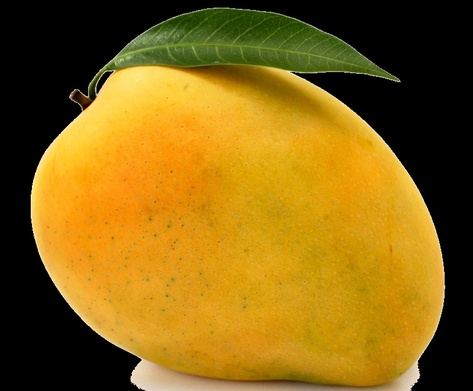
#> input picture pred_mango/image_tachnen/chin/1.jpg, 473 x 391 px, shrunk from 800 x 662 before the run, found by its file name; its folder holds 3 pictures in this run
$ jupyter execute model.ipynb
#> lines starting #> are read from the running program, lines starting #| are printed output that depends on the picture; after the words box and inside, x2 and y2 are one past the last pixel; in counts of white or black regions, pixels touching at a corner belong together; pictures that were not available may be replaced by others from this repository, and a replacement may not be noted
[cell 1]
from PIL import Image          # Xử lý ảnh (đọc, convert RGB)
import numpy as np             # Xử lý ma trận, số liệu
import matplotlib.pyplot as plt # Vẽ biểu đồ
import os                      # Làm việc với file & folder

# === Đường dẫn dataset (ảnh xoài đã tách nền) ===
base_dir = "/media/pphong/D:/ML & DL/ML/pred_mango/image_tachnen"

# Lưu giá trị trung bình kênh đỏ theo nhãn
red_means = {"chin": [], "song": []}

# === TÍNH MEAN CHO TỪNG ẢNH ===
for label in ["chin", "song"]:                         # Duyệt qua 2 thư mục: chin và song
    folder_path = os.path.join(base_dir, label)        # Đường dẫn thư mục
    for fname in os.listdir(folder_path):              # Duyệt qua từng ảnh
        if not fname.lower().endswith(('.jpg', '.png', '.jpeg')):
            continue                                   # Bỏ qua nếu không phải ảnh

        # Đọc ảnh và chuyển sang RGB
        img = Image.open(os.path.join(folder_path, fname)).convert("RGB")
#> img is the input picture: PIL image 473x391 RGB; mean R, G, B 135.4, 100.6, 19.3
        img_np = np.array(img)                         # Chuyển sang mảng numpy

        # Mask để bỏ nền đen (chỉ giữ vùng có xoài)
        mask = np.any(img_np > [0, 0, 0], axis=-1)
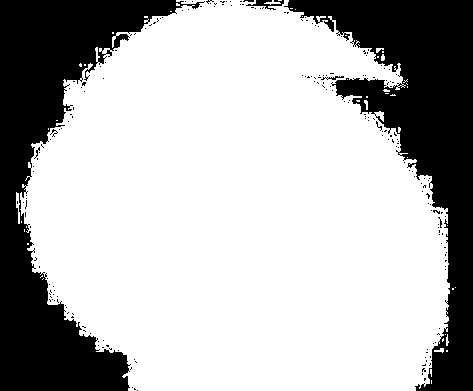
#> mask: shape (391, 473) bool; 70.9% white; 208 black regions (204 under 20 px), largest, box (x1, y1, x2, y2) and area: (0, 0, 205, 391) 27785, (284, 0, 473, 391) 25239, (246, 0, 284, 10) 157, (321, 76, 344, 80) 41

        # Lấy giá trị kênh đỏ trong vùng xoài
        red_values = img_np[:, :, 0][mask]

        if red_values.size > 0:                        # Nếu vùng xoài có dữ liệu
            red_mean = np.mean(red_values)             # Trung bình kênh đỏ
#> red_mean = 190.9
            red_means[label].append(red_mean)          # Lưu theo nhãn (chín / sống)

# === TÍNH NGƯỠNG PHÂN LOẠI ===
mean_chin = np.mean(red_means["chin"])                 # Trung bình xoài chín
mean_song = np.mean(red_means["song"])                 # Trung bình xoài sống
lamda = (mean_chin + mean_song) / 2                    # Ngưỡng trung bình

print(f"Ngưỡng phân loại (λ): {lamda:.2f}")

# === VẼ BIỂU ĐỒ ===
plt.figure(figsize=(8,4))

# Xoài chín (màu đỏ, y=1)
plt.scatter(red_means["chin"], [1]*len(red_means["chin"]),
            color="red", label="Xoài chín")

# Xoài sống (màu xanh lá, y=0)
plt.scatter(red_means["song"], [0]*len(red_means["song"]),
            color="green", label="Xoài sống")

# Vẽ đường ngưỡng
plt.axvline(x=lamda, color='black', linestyle='--', label=f'Ngưỡng = {lamda:.2f}')

# Cấu hình hiển thị
plt.yticks([0,1], ["Sống","Chín"])
plt.xlabel("Giá trị trung bình kênh ĐỎ (Red Mean)")
plt.title("Phân bố giá trị Red Mean của xoài sống/chín")
plt.legend()
plt.grid(True, axis="x")
plt.tight_layout()
plt.show()
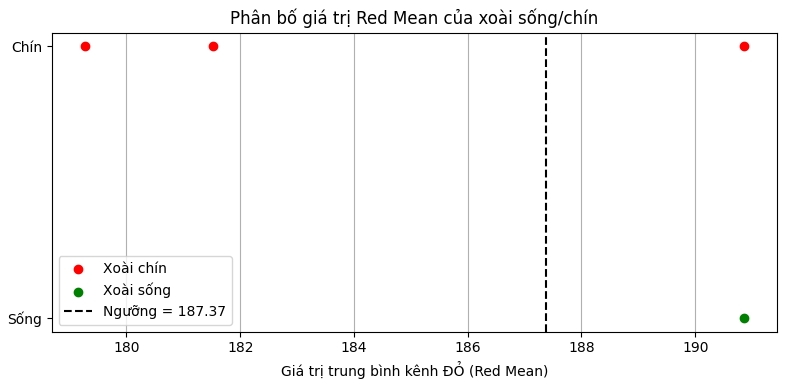
#> figure drawn by matplotlib, 1 panel

[cell 2]
# === TEST ẢNH CHƯA GÁN NHÃN ===
test_dir = "/media/pphong/D:/ML & DL/ML/pred_mango/image_test"
# Đường dẫn thư mục chứa ảnh test (chưa gán nhãn)

test_red_means = []   # Lưu giá trị red mean của ảnh test
test_labels = []      # Lưu kết quả phân loại (chín/sống)
test_files = []       # Lưu tên file test

for fname in os.listdir(test_dir):                       # Duyệt qua từng file trong thư mục test
    if not fname.lower().endswith(('.jpg', '.png', '.jpeg')):
        continue                                         # Nếu không phải ảnh thì bỏ qua

    # Đọc ảnh test
    img = Image.open(os.path.join(test_dir, fname)).convert("RGB")  # Mở ảnh & chuyển sang RGB
    img_np = np.array(img)                                           # Đưa về numpy array

    # Bỏ nền đen
    mask = np.any(img_np > [0,0,0], axis=-1)              # Giữ lại pixel khác [0,0,0]
    red_values = img_np[:,:,0][mask]                      # Lấy toàn bộ giá trị kênh đỏ trong vùng xoài

    if red_values.size > 0:                               # Nếu có pixel xoài
        rmean = np.mean(red_values)                       # Tính trung bình kênh đỏ
#> rmean = 190.9
        test_red_means.append(rmean)                      # Lưu giá trị red mean
        test_files.append(fname)                          # Lưu tên file

        # So sánh với ngưỡng để phân loại
        if rmean >= lamda:                                # Nếu red_mean lớn hơn ngưỡng
            test_labels.append("chin")                    # Dự đoán xoài chín
        else:
            test_labels.append("song")                    # Ngược lại → xoài sống

# === VẼ BIỂU ĐỒ CÙNG VỚI TEST ===
plt.figure(figsize=(8,4))                                 # Tạo figure 8x4

# Dữ liệu training
plt.scatter(red_means["chin"], [1]*len(red_means["chin"]),  # Vẽ xoài chín (y=1, chấm đỏ)
            color="red", label="Xoài chín")
plt.scatter(red_means["song"], [0]*len(red_means["song"]),  # Vẽ xoài sống (y=0, chấm xanh)
            color="green", label="Xoài sống")

# Dữ liệu test (hiện ở giữa trục y=0.5)
for i, rmean in enumerate(test_red_means):                # Duyệt qua từng ảnh test
    plt.scatter(rmean, 0.5, color="blue", marker="x", s=100, # Vẽ dấu X xanh dương ở y=0.5
                label="Xoài test" if i==0 else "")           # Đặt label 1 lần cho legend
    plt.text(rmean, 0.52, test_files[i], fontsize=8, rotation=45)  # Ghi tên file cạnh điểm test
#> this loop made 1 pass
#> rmean on pass 1: 190.9

# Vẽ ngưỡng λ
plt.axvline(x=lamda, color='black', linestyle='--', label=f'Ngưỡng = {lamda:.2f}')
# Vẽ đường thẳng đứng chia chín/sống

# Tùy chỉnh trục
plt.yticks([0,0.5,1], ["Sống","Test","Chín"])             # Đặt nhãn cho trục Y
plt.xlabel("Red Mean")                                    # Nhãn trục X
plt.title("Phân loại xoài bằng kênh ĐỎ (có ảnh test)")    # Tiêu đề biểu đồ
plt.legend()                                              # Hiển thị chú thích
plt.grid(True, axis="x")                                  # Bật lưới theo trục X
plt.tight_layout()                                        # Canh layout gọn gàng
plt.show()                                                # Hiển thị biểu đồ
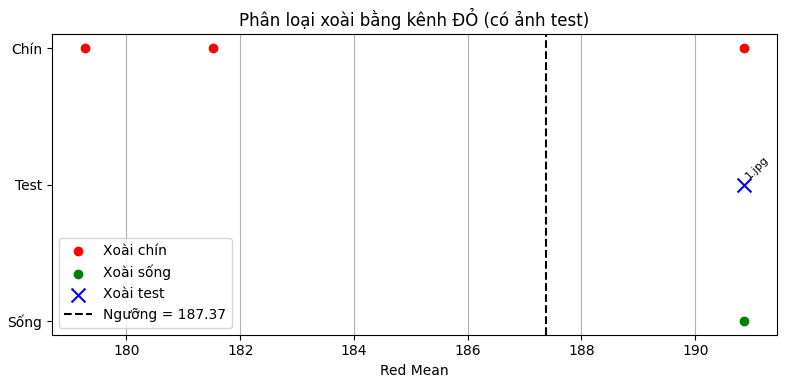
#> figure drawn by matplotlib, 1 panel

# In kết quả phân loại test
for fname, rmean, label in zip(test_files, test_red_means, test_labels):
    print(f"{fname}: Red Mean = {rmean:.2f} -> Dự đoán = {label}")
#> this loop made 1 pass
#> (fname, rmean, label) on pass 1: ('1.jpg', 190.9, 'chin')
#| 1.jpg: Red Mean = 190.86 -> Dự đoán = chin
# In ra: tên file, giá trị Red Mean, và dự đoán chín/sống
